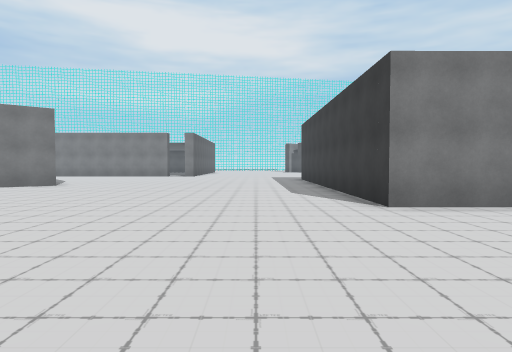
View 1 (above)

24 first-person views from a walk through a Unity game level. The camera is 1.4 m above the floor, tilts 2° down and sees 75° across. The floor is counted in squares, 2 m on a side. Each view is taken from the middle of a square. On the plan, view 1 faces up. The plan holds only what a view shows up to about 10 squares ahead; the rest is blank. The place goes on beyond the plan. The player character is not drawn.

View 2
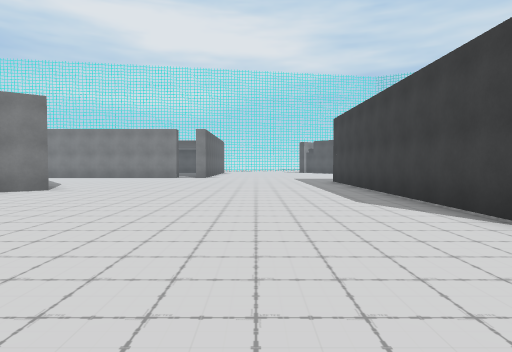

View 3
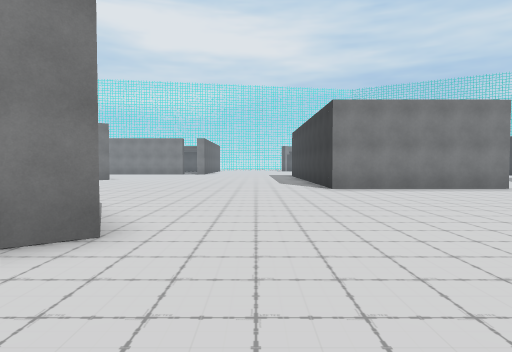

View 4
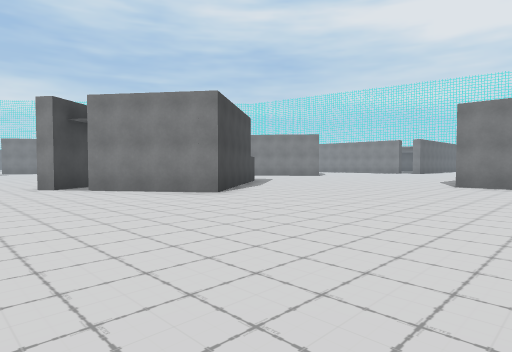

View 5
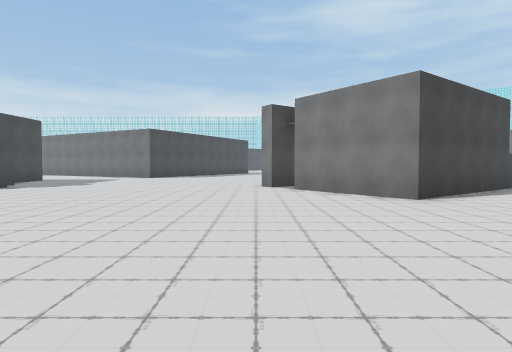

View 6
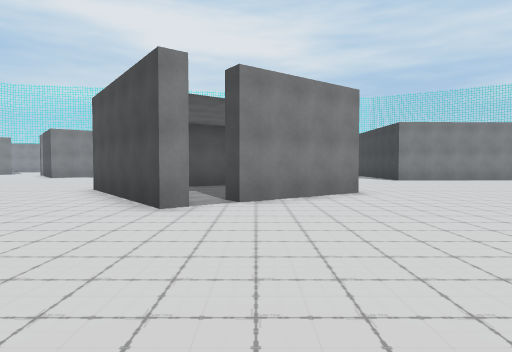

View 7
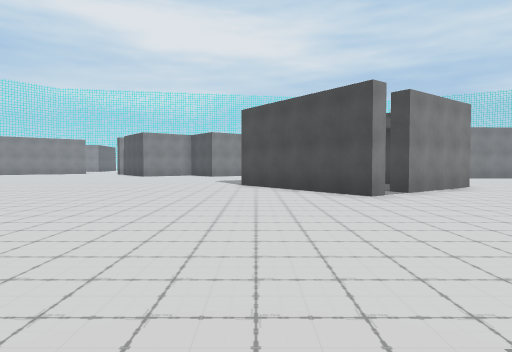

View 8
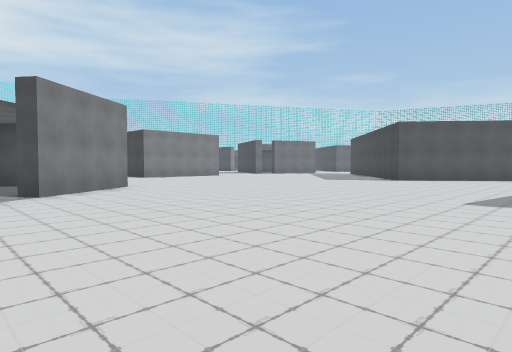

View 9
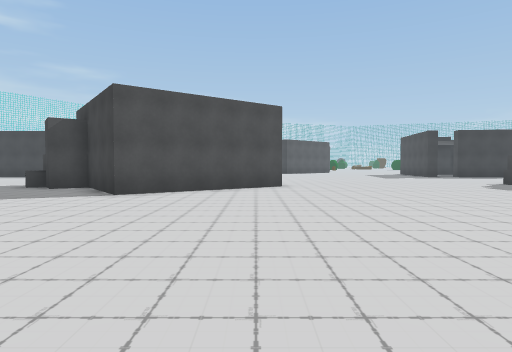

View 10
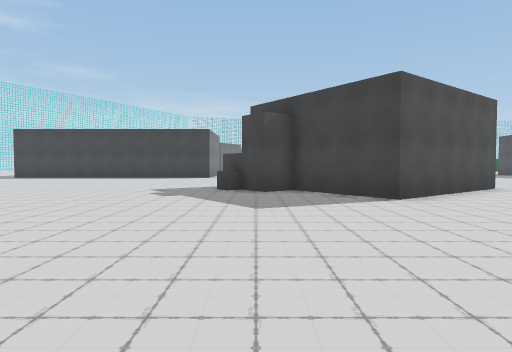

View 11
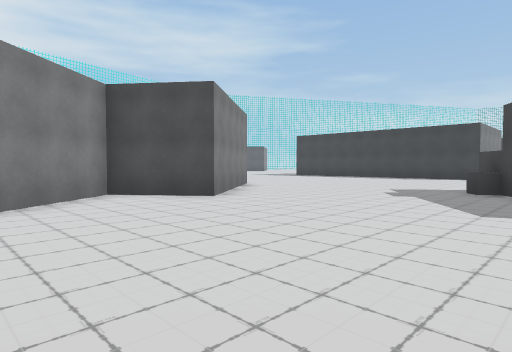

View 12
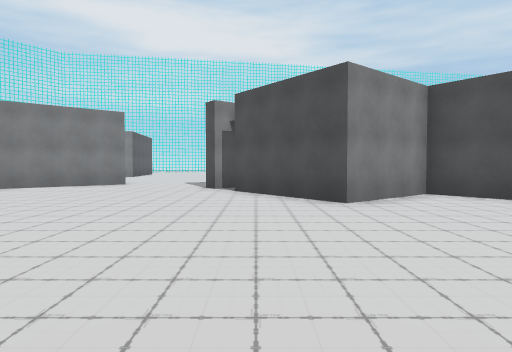

View 13
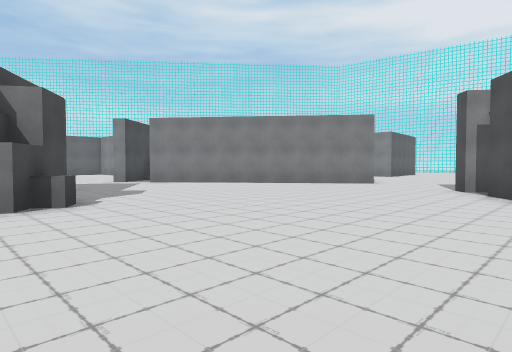

View 14
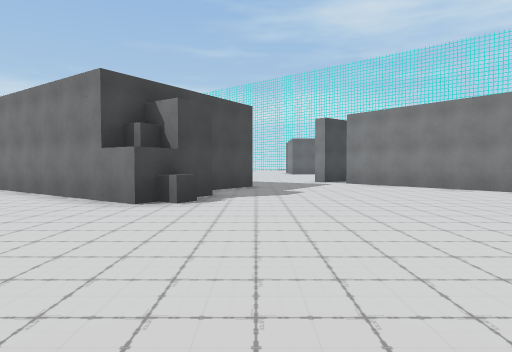

View 15
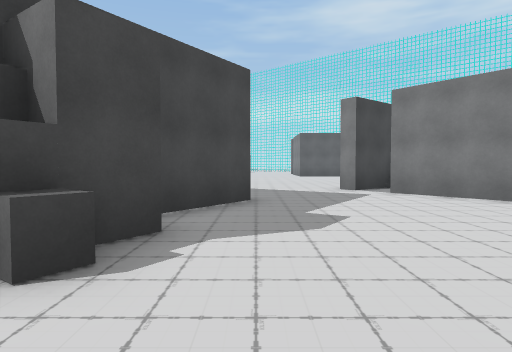

View 16
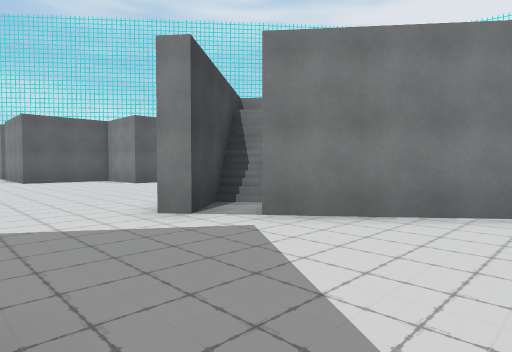

View 17
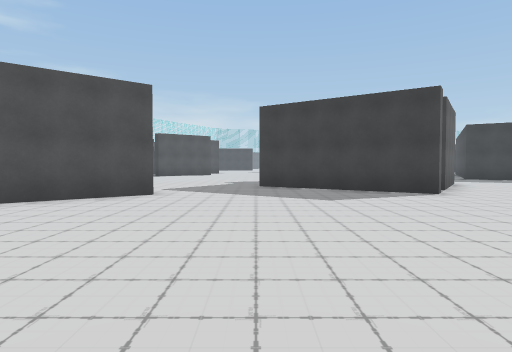

View 18
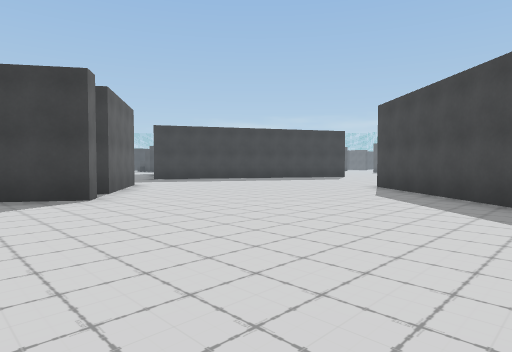

View 19
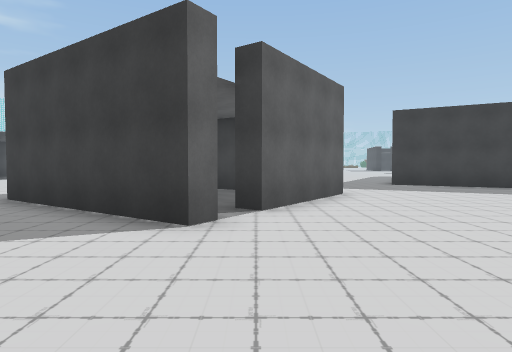

View 20
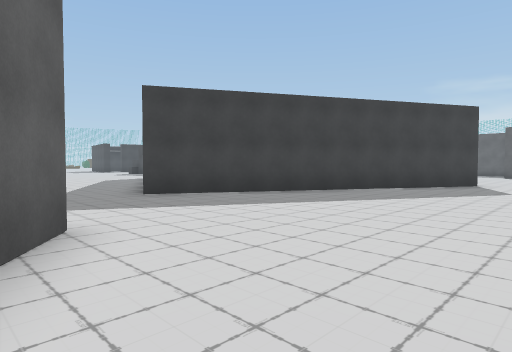

View 21
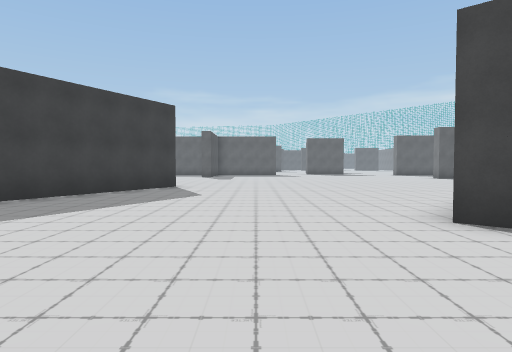

View 22
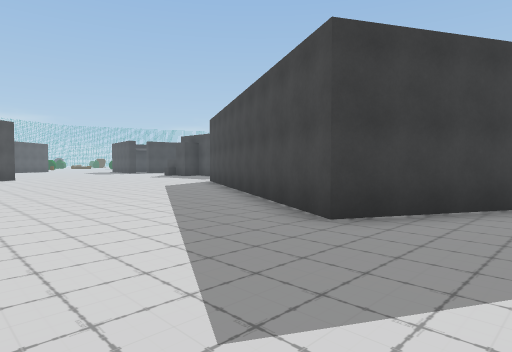

View 23
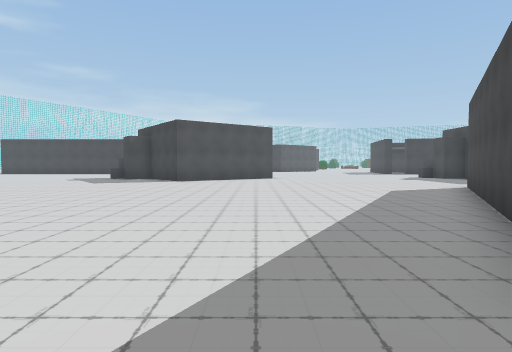

View 24
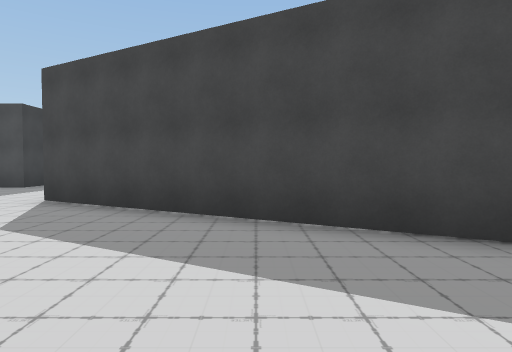

### Floor plan
Key: @ floor where view 1 was taken; # wall or solid block; . floor; H house.
Columns run from 36 left of view 1 to 5 right of it. Each row starts with its distance up from view 1.
 12       H      H.....H         .........H
 11      HHH   HH.......H        H........H
 10       HH  HH........H   H   H.........H
  9   .....H HH..........HHH.HHH..........H
  8  ......HH.............H...H...........H
  7  .....................................H
  6  .....................................HHHH
  5 ...........H..............................
  4  .........HHH.H...............HH..........
  3  ........HH  HHH..............HH..........
  2  .......HH    H..............HHHHH........
  1  .......HH   HH..  .........HHH HH.......
  0  ........HH HH..............H     H.@....
 -1  .........HHH................H   HH......
 -2   ..........H................HH HH........
 -3    ...........................HHH.........
 -4   ##...........................H..........
 -5    ##..........##.........................
 -6     ##........######......................
 -7      #........#    ##....................
 -8       .......##     ###...................
 -9      ........#        ##..................
-10     ........##         ##................
-11    .........#            .. . .....
-12    ........##             ..   H
-13    ........#               HH

Positions as (right, up) in squares from view 1, and headings:
1: (0, 0), facing up
2: (-1, 2), facing up
3: (0, -4), facing up
4: (5, -6), facing up-left
5: (5, -4), facing left
6: (-4, -9), facing up
7: (-8, -11), facing up
8: (-6, -11), facing up-right
9: (-16, -3), facing right
10: (-15, 3), facing right
11: (-15, 2), facing up-right
12: (-16, 2), facing up
13: (-15, 2), facing up-left
14: (-15, 5), facing left
15: (-19, 5), facing left
16: (-24, 5), facing up-left
17: (-36, 5), facing right
18: (-35, 3), facing down-right
19: (-32, 0), facing right
20: (-28, -1), facing down-right
21: (-28, -3), facing down
22: (-23, -1), facing down-right
23: (-22, -3), facing right
24: (-16, -3), facing down
